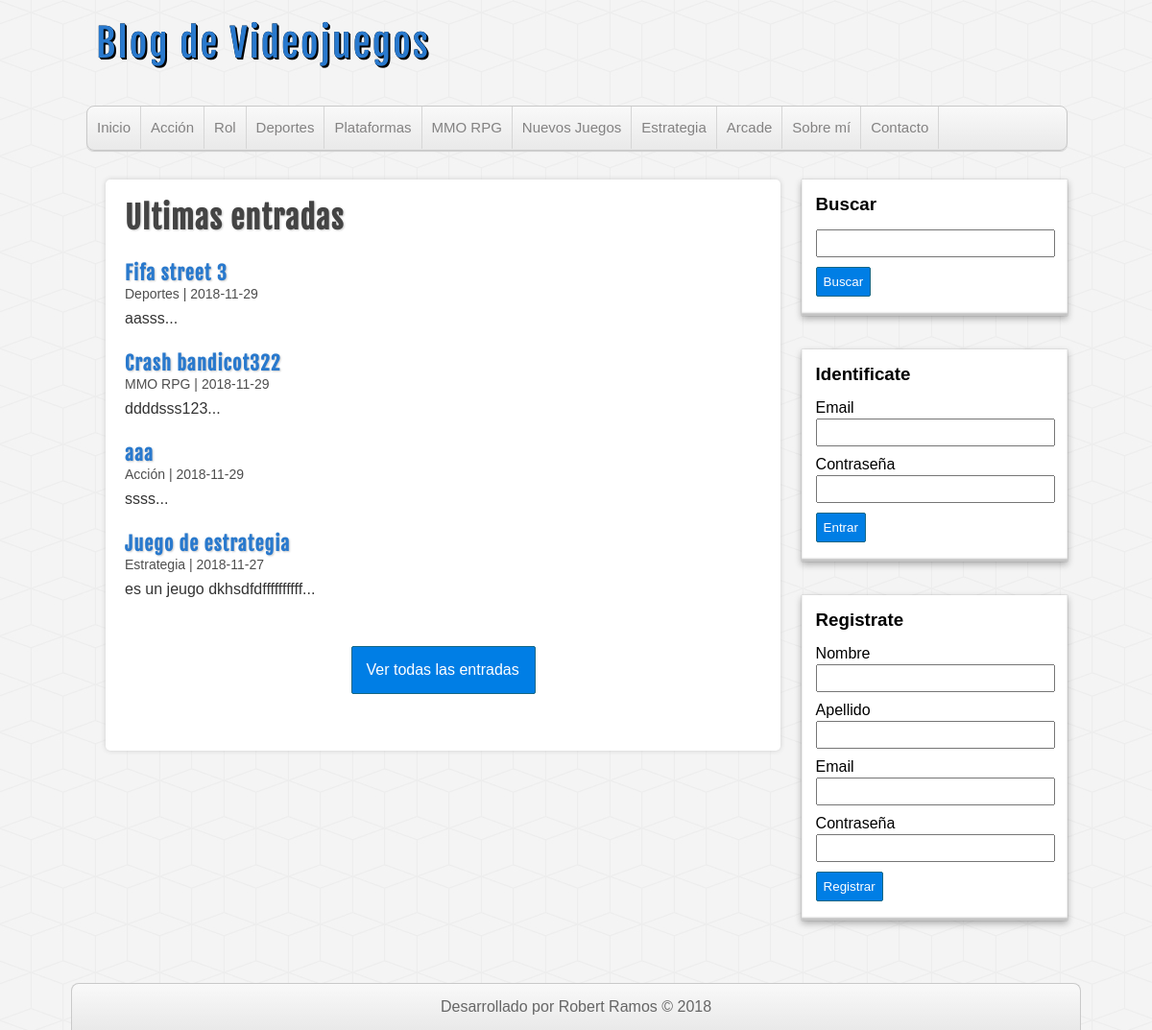
The page / on the database its author committed.
### tables this page shows
CREATE TABLE `categorias` (
  `id` int(255) NOT NULL,
  `nombre` varchar(100) DEFAULT NULL
);

CREATE TABLE `entradas` (
  `id` int(255) NOT NULL,
  `usuario_id` int(255) NOT NULL,
  `categoria_id` int(255) NOT NULL,
  `titulo` varchar(255) NOT NULL,
  `descripcion` mediumtext,
  `fecha` date NOT NULL
);

### includes/helpers.php (called while the page is built, shortened)
<?php
function conseguirCategorias($conexion){
    $sql = "SELECT * FROM categorias ORDER BY id ASC;";
    $categorias = mysqli_query($conexion, $sql);
    $resultado = array();
    if($categorias && mysqli_num_rows($categorias) >= 1){
        $resultado = $categorias;
    }
    return $resultado;
}
function conseguirEntradas($conexion, $limit = null, $categoria = null, $busqueda = null){
    $sql = "SELECT e.*, c.nombre AS 'categoria' FROM entradas e ".
            "INNER JOIN categorias c ON e.categoria_id = c.id ";
    $sql .= "ORDER BY e.id DESC ";
    if($limit){
        $sql .= "LIMIT 4";
    }
    $entradas = mysqli_query($conexion, $sql);
    return $entradas;
}
?>

### index.php (the view)
<?php require_once 'includes/cabecera.php'; ?>
<?php require_once 'includes/lateral.php'; ?>
<div id="principal">
    <h1>Ultimas entradas</h1>
    <?php
        $entradas = conseguirEntradas($db, true);
        if(!empty($entradas)):
            while($entrada = mysqli_fetch_assoc($entradas)):
    ?>
                <article class="entrada">
                    <a href="entrada.php?id=<?=$entrada['id']?>">
                        <h2><?=$entrada['titulo']?></h2>
                        <span class="fecha"><?=$entrada['categoria'].' | '.$entrada['fecha'];?></span>
                        <p>
                            <?= substr($entrada['descripcion'], 0,180)."..."?>
                        </p>
                    </a>
                </article>
    <?php
            endwhile;
        endif;
    ?>
    <div id="ver-todas">
        <a href="entradas.php">Ver todas las entradas</a>
    </div>
</div>
<?php require_once 'includes/pie.php'; ?>

### includes/cabecera.php (shortened to what this page needs)
<?php require_once 'conexion.php' ?>
<?php require_once 'includes/helpers.php'; ?>
<!DOCTYPE html>
<html lang="en">
<head>
    <link rel="stylesheet" type="text/css" href="./assets/css/style.css">
</head>
<body>
        <header id="cabecera">
            <div id="logo">
                <a href="index.php">
                    Blog de Videojuegos
                </a>
            </div>
            <nav id="menu">
                <ul>
                    <li>
                        <a href="Index.php">Inicio</a>
                    </li>
                    <?php
                        $categorias = conseguirCategorias($db);
                        if(!empty($categorias)):
                            while($categoria = mysqli_fetch_assoc($categorias)):
                    ?>
                                <li>
                                    <a href="categoria.php?id=<?=$categoria['id']?>"><?= $categoria['nombre']?></a>
                                </li>
                    <?php
                            endwhile;
                        endif;
                    ?>
                    <li>
                        <a href="Index.php">Sobre mí</a>
                    </li>
                    <li>
                        <a href="Index.php">Contacto</a>
                    </li>
                </ul>
            </nav>
        </header>
        <div id="contenedor">

### assets/css/style.css (style rules this page uses)
* { margin: 0px; padding: 0px; font-family: sans-serif, Helvetica, Arial; text-decoration: none; }
body { background: url(../img/cubes.png) #F4F4F4; }
.fecha { color: #4e4e4e; margin-top: 5px; font-size: 14px; }
#cabecera { width: 85%; height: auto; background: transparent; margin: 0px auto; }
#logo { float:left; width: 540px; height: 110px; }
#logo a { font-family: "fajala", Helvetica; font-size: 40px; letter-spacing: 2px; color: #2979CD; text-shadow: 0px 0px 0px black, 1px 1px 0px black, 2px 2px 0px black; transition: all 500ms; line-height: 90px; margin-left: 10px; }
#menu { clear: both; width: 100%; height: 45px; background: linear-gradient(to bottom, #f9f9f9 0px, #e9e9e9 100%); border: 1px solid #C9C9C9; border-radius: 8px; box-shadow: 0px 1px 1px #ccc; overflow: hidden; }
#menu ul { list-style: none; }
#menu ul li { float: left; line-height: 44px; border-right: 1px solid #D6D6D6; }
#menu ul li a { display: block; padding-left: 10px; padding-right: 10px; font-size: 15px; color: #838282; }
#contenedor { width: 85%; height: auto; margin: 0px auto; margin-top: 30px; margin-bottom: 30px; }
#principal { float: left; width: 65%; min-height: 555px; background:white; border-radius: 5px; box-shadow: 0px 0px 5px #ccc; margin-left: 20px; padding: 20px; overflow: hidden; }
#principal a { color: #333; }
#principal h1 { font-size: 32px; color: #444; letter-spacing: 1px; text-shadow: 1px 1px 2px #ccc; font-family: "fajala"; }
#principal h2 { font-size: 20px; color: #2979CD; text-shadow: 1px 1px 2px #ccc; letter-spacing: 1px; font-family: "fajala"; margin-top: 25px; }
#principal p { margin-top: 8px; }
#ver-todas a { display: block; border-radius: 2px; padding: 15px; color:white; background: #007ee5; border: 1px solid #156785; cursor:pointer; width: 160px; margin: 0px auto; margin-top:50px; }

### rows shown on the page
categorias: nombre "Acción"
categorias: nombre "Rol"
categorias: nombre "Deportes"
categorias: nombre "Plataformas"
categorias: nombre "MMO RPG"
categorias: nombre "Nuevos Juegos"
categorias: nombre "Estrategia"
categorias: nombre "Arcade"
entradas: titulo "Fifa street 3", categoria.nombre "Deportes", fecha "2018-11-29", descripcion "aasss"
entradas: titulo "Crash bandicot322", categoria.nombre "MMO RPG", fecha "2018-11-29", descripcion "ddddsss123"
entradas: titulo "aaa", categoria.nombre "Acción", fecha "2018-11-29", descripcion "ssss"
entradas: titulo "Juego de estrategia", categoria.nombre "Estrategia", fecha "2018-11-27", descripcion "es un jeugo dkhsdfdffffffffff"
